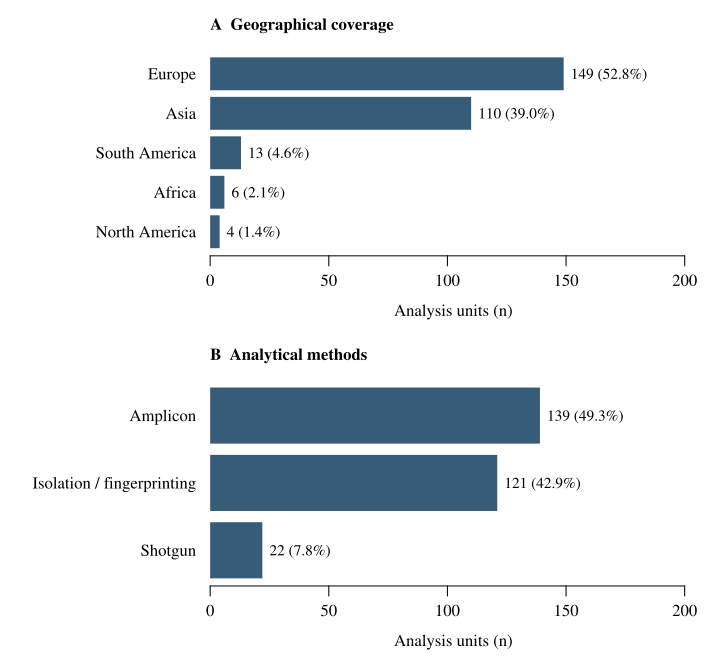

The R source for this figure:
# Figure prepared from the review matrix metadata; no new statistical analysis.
args <- commandArgs(trailingOnly = TRUE)
stopifnot(length(args) == 2L)
metadata <- read.csv(args[1], stringsAsFactors = FALSE, check.names = FALSE)
stopifnot(nrow(metadata) == 282L, !anyDuplicated(metadata$unit_id),
          !anyNA(metadata[c("continent", "technique")]))
continents <- c("Europe", "Asia", "South America", "Africa", "North America")
techniques <- c("Amplicon", "Isolate", "Shotgun")
stopifnot(all(metadata$continent %in% continents),
          all(metadata$technique %in% techniques))
counts <- list(table(factor(metadata$continent, levels = continents)),
               table(factor(metadata$technique, levels = techniques)))
stopifnot(all(vapply(counts, sum, numeric(1)) == nrow(metadata)))
dir.create(args[2], recursive = TRUE, showWarnings = FALSE)
draw <- function() {
  par(mfrow = c(2, 1), mar = c(3.7, 10.5, 2.5, 1.2),
      mgp = c(2.2, 0.7, 0), las = 1, family = "serif", cex = 1)
  labels <- list(continents, c("Amplicon", "Isolation / fingerprinting", "Shotgun"))
  titles <- c("A  Geographical coverage", "B  Analytical methods")
  for (i in seq_along(counts)) {
    values <- rev(as.numeric(counts[[i]]))
    positions <- barplot(values, horiz = TRUE, names.arg = rev(labels[[i]]),
                         xlim = c(0, 205), col = "#365C78", border = NA,
                         axes = FALSE, xlab = "Analysis units (n)")
    axis(1, at = seq(0, 200, 50), las = 1)
    text(values + 3, positions,
         sprintf("%d (%.1f%%)", values, 100 * values / nrow(metadata)),
         adj = c(0, 0.5), cex = 0.95)
    mtext(titles[i], side = 3, adj = 0, line = 0.8, font = 2)
  }
}
pdf(file.path(args[2], "review_coverage.pdf"), width = 7.2, height = 6.6,
    family = "Times", pointsize = 12, useDingbats = FALSE)
draw()
dev.off()
png(file.path(args[2], "review_coverage.png"), width = 7.2, height = 6.6,
    units = "in", res = 300, pointsize = 12, type = "cairo")
draw()
dev.off()
write.csv(data.frame(group = c(continents, techniques),
                     n = unlist(lapply(counts, as.numeric)),
                     denominator = nrow(metadata)),
          file.path(args[2], "review_coverage_counts.csv"), row.names = FALSE)
cat("Verified metadata:", nrow(metadata), "units; figure exported.\n")
